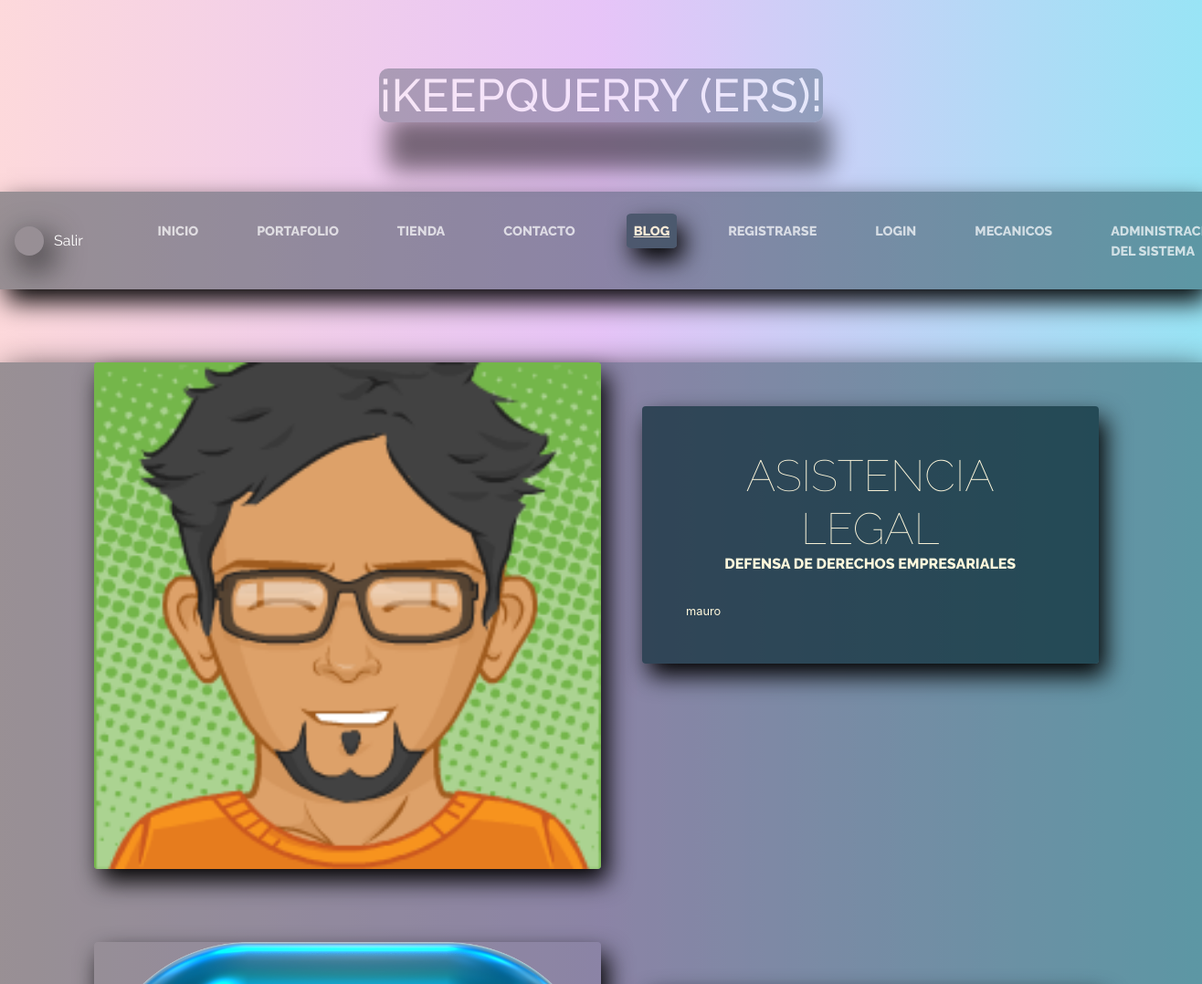
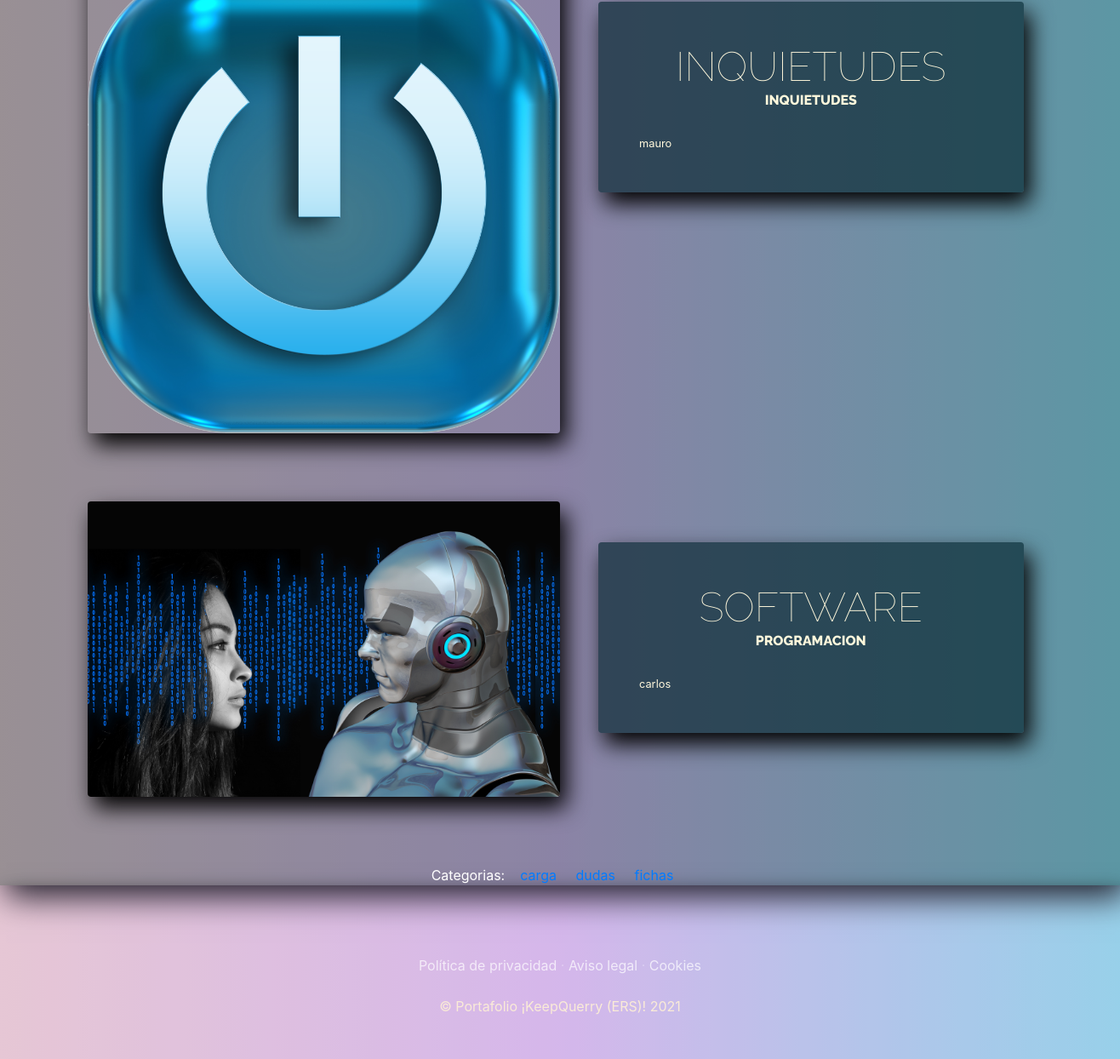
Screenshot of /blog/ with the database file from the repository (2 pictures, top to bottom).
### blog/models.py (models this page shows, shortened)
class Post(models.Model):
    nombre = models.CharField(max_length=250)
    titulo = models.CharField(max_length=50)
    contenido = models.CharField(max_length=50)
    imagen = models.ImageField(upload_to='blog', null=True, blank=True)
    autor = models.ForeignKey(User, on_delete=models.CASCADE)
    categorias = models.ManyToManyField(Categoria)
    created = models.DateTimeField(auto_now_add=True)
    update = models.DateTimeField(auto_now_add=True)
    class Meta:
        verbose_name = 'post'
        verbose_name_plural = 'posts'

class Categoria(models.Model):
    nombre = models.CharField(max_length=250)
    created = models.DateTimeField(auto_now_add=True)
    update = models.DateTimeField(auto_now_add=True)
    class Meta:
        verbose_name = 'categoria'
        verbose_name_plural = 'categorias'

### blog/views.py (the view)
# urls.py: path('', views.Blog, name='blog'),
def Blog(request):
    posts = Post.objects.all()
    return render(request, "blog/blog.html", {'posts': posts})

### carro/context_processor.py (called while the page is built)
def importe_total_carro(request):
    total = 0
    if request.user.is_authenticated:
        if "carro" in request.session.keys():
            for key, value in request.session["carro"].items():
                total=total+float(value["precio"])
    return {"importe_total_carro": total}

### blog/templates/blog/blog.html
{% extends "app/base.html" %}
  {% load static %}
    {% block content %}
   <div style="background-color:  hsla(191, 86%, 9%, 0.400); box-shadow: 7px 13px 37px #000;">
    {% for post in posts %}
    <section class="page-section clearfix">
          <div class="container">
            <div class="intro">
              <img
                class="intro-img img-fluid mb-3 mb-lg-0 rounded"
                src="{{post.imagen.url}}"style="width: 50%"
                alt=""
              />
              <div class="intro-text left-0 text-center bg-faded p-5 rounded">
                <h2 class="section-heading mb-4">
                  <span class="section-heading-lower">{{post.titulo}}</span>
                  <span class="section-heading-upper">{{post.contenido}}</span>
                </h2>
                <div style="text-align: left; font-size: 0.8em;">{{post.autor}}</div>
              </div>
            </div>
          </div>
        </section>
    {% endfor %}
     <section>
       <div style="width: 75%; color: white; margin: auto; text-align: center;">Categorias:&nbsp;&nbsp;&nbsp;
         {% for post in posts %}
         {% for categoria in post.categorias.all %}
         <a href="{% url 'categoria' categoria.id%}">{{categoria.nombre}}</a> &nbsp;&nbsp;&nbsp;
         {% endfor %}
         {% endfor %}
       </div>
     </section>
    </div>
    {% endblock %}

### app/templates/app/base.html (shortened to what this page needs)
<html>
  <head>
    {% load static %}
    <link
      href="{% static 'app/vendor/bootstrap/css/bootstrap.min.css' %}"
      rel="stylesheet"
    />
    <link href="{% static 'app/css/gestion.css' %}" rel="stylesheet" />
  </head>
  <body>
  <div>
    <h1 class="site-heading text-center text-white d-none d-lg-block">
     <span class="site-heading-lower">¡KeepQuerry (ERS)!</span>
    </h1>
   </div>
    <nav class="navbar navbar-expand-lg navbar-dark py-lg-4" id="mainNav">
      <div style="background-image:url(https://m.media-amazon.com/images/G/02/CerberusPrimeVideo-FN38FSBD/adult-1.png)" class="profile-avatar"></div>
        <a href="{% url 'salir' %}"style="color: white;margin-left: 10px"><div>Salir</div></a>
      <div class="container">
        <div class="collapse navbar-collapse" id="navbarResponsive">
          <ul class="navbar-nav mx-auto">
            <li class="nav-item {% if request.path == '/' %}active{% endif %} px-lg-4">
              <a class="nav-link text-uppercase text-expanded" href="{% url 'nuevo' %}"
                >Inicio</a
              >
              </li>
            <li class="nav-item {% if request.path == '/portafolio/' %}active{% endif %} px-lg-4">
              <a
                class="nav-link text-uppercase text-expanded"
                href="{% url 'portafolio' %}"
                >Portafolio</a
              >
            </li>
            <li class="nav-item {% if request.path == '/tienda/' %}active{% endif %} px-lg-4">
              <a
                class="nav-link text-uppercase text-expanded"
                href="{% url 'Tienda' %}"
                >Tienda</a
              >
            </li>
            <li class="nav-item  {% if request.path == '/contacto/' %}active{% endif %} px-lg-4">
              <a
                class="nav-link text-uppercase text-expanded"
                href="{% url 'contacto' %}"
                >Contacto</a
              >
            </li>
            <li class="nav-item {% if request.path == '/blog/' %}active{% endif %} px-lg-4">
              <a class="nav-link text-uppercase text-expanded" href="{% url 'blog' %}"
                >Blog</a
              >
            </li>
            <li class="nav-item {% if request.path == 'perfil/register/' %}active{% endif %} px-lg-4">
              <a
                class="nav-link text-uppercase text-expanded"
                href="{% url 'register' %}"
                >Registrarse</a
              >
            </li>
                <li class="nav-item {% if request.path == 'perfil/login/' %}active{% endif %} px-lg-4">
              <a
                class="nav-link text-uppercase text-expanded"
                href="{% url 'login' %}"
                >Login</a
              >
            </li>
          <li class="nav-item {% if request.path|slice:':8' == 'personas/Inicio/' %}active{% endif %} px-lg-4">
              <a
                class="nav-link text-uppercase text-expanded"
                href="{% url 'Inicio' %}"
                >Mecanicos</a
              >
            </li>
          <li class="nav-item px-lg-4">
              <a
                class="nav-link text-uppercase text-expanded"
                href="admin"
                >Administracion Del Sistema</a
              >
            </li>
          </ul>
        </div>
      </div>
    </nav>
    {% block content %}
    {% endblock %}
    <footer class="footer text-faded text-center py-5">
      <div class="container">
        <p class="m-0 mbt">
          <a href="sample.html" class="link">Política de privacidad</a> ·
          <a href="sample.html" class="link">Aviso legal</a> ·
          <a href="sample.html" class="link">Cookies</a>
        </p>
        <p class="m-0 mbt1">&copy; Portafolio ¡KeepQuerry (ERS)! 2021</p>
      </div>
    </footer>
  </body>
</html>

### app/static/app/css/gestion.css (style rules this page uses)
body { width: 100%; height: 1000px; background: #12c2e9; background: -webkit-linear-gradient( to right, hsla(356, 90%, 64%, 0.219), hsla(280, 78%, 69%, 0.418), hsla(191, 86%, 49%, 0.432) ), url(../img/img-1.jpg); background: linear-gradient( to right, hsla(356, 90%, 64%, 0.219), hsla(280, 78%, 69%, 0.418), hsla(191, 86%, 49%, 0.432) ), url(../img/img17.jpg); background-size: cover; background-attachment: fixed; position: relative; }
.profile-avatar { content: ""; display: inline-block; width: 32px; height: 32px; background-position: 100%; background-repeat: no-repeat; background-size: contain; vertical-align: middle; border-radius: 50%; box-shadow: 7px 13px 37px #000; }
h1, h2, h3, h4, h5, h6 { font-family: "Raleway"; }
p { line-height: 1.75; }
.text-faded { color: rgba(255, 255, 255, 0.3); }
.site-heading { margin-top: 5rem; margin-bottom: 5rem; text-transform: uppercase; line-height: 1; font-family: "Raleway"; }
.site-heading .site-heading-lower { font-size: 50px; color: #fff; opacity: 0.5; background-color: hsla(191, 86%, 9%, 0.552); box-shadow: 9px 53px 27px #000; border-radius: 10px; }
.site-heading .site-heading-lower::before { position: absolute; left: 50%; transform: translate(-50%, -50%); font-size: 50px; text-align: center; letter-spacing: 0.2px; font-weight: 700; text-shadow: 0.1px 0.1px 0.1px #333; transition: 0.3s ease; }
.site-heading .site-heading-lower::after { position: absolute; color: hsla(191, 86%, 9%, 0.652); box-shadow: 7px 13px 37px #000; left: 50%; transform: translate(-50%, -50%) scale(0); font-size: 50px; color: hsla(274, 28%, 80%, 0.9); text-transform: uppercase; letter-spacing: 0.2px; font-weight: 700; text-shadow: 0.1px 0.1px 0.1px #333; transition: 0.2s ease; opacity: 0; color: hsla(191, 86%, 9%, 0.652); box-shadow: 7px 13px 37px #000; }
.page-section { margin-top: 5rem; margin-bottom: 5rem; }
.section-heading { text-transform: uppercase; }
.section-heading .section-heading-upper { display: block; font-size: 1rem; font-weight: 800; padding-bottom: 0.5rem; }
.section-heading .section-heading-lower { display: block; font-size: 3rem; font-weight: 100; }
.bg-faded { background-color: hsla(191, 86%, 49%, 0.432); }
#mainNav { background-color: hsla(191, 86%, 9%, 0.4); font-family: "Raleway"; box-shadow: 7px 13px 27px #000; }
#mainNav .navbar-nav .nav-item .nav-link { color: rgba(255, 255, 255, 0.7); font-weight: 800; }
#mainNav .navbar-nav .nav-item.active .nav-link { color: antiquewhite; text-decoration: underline; background: hsla(191, 86%, 9%, 0.45) !important ; box-shadow: 7px 13px 27px #000; border-radius: 10%; }
@media (min-width: 992px) { #mainNav .navbar-nav .nav-item .nav-link { font-size: 0.9rem; } }
.intro { position: relative; }
@media (min-width: 992px) { .intro .intro-img { width: 75%; float: left; box-shadow: 7px 13px 27px #000; } }
@media (min-width: 992px) { .intro .intro-text { left: 600px; width: 60%; margin-top: 3rem; background-color: hsla(191, 86%, 9%, 0.652); color: cornsilk; position: absolute; box-shadow: 7px 13px 27px #000; } }
@media (min-width: 1200px) { .intro .intro-text { width: 45%; } }
.footer { background-color: hsla(256, 30%, 64%, 0.219); box-shadow: 7px 13px 27px #000; }
.mbt { padding-top: 2rem; }
.mbt1 { padding-top: 1.25rem; color: antiquewhite; }
a.link { color: rgba(255, 255, 255, 0.7); }

### rows the page displays
Post: imagen (picture), titulo "ASISTENCIA LEGAL", contenido "DEFENSA DE DERECHOS EMPRESARIALES", autor "mauro"
Post: imagen (picture), titulo "INQUIETUDES", contenido "INQUIETUDES", autor "mauro"
Post: imagen (picture), titulo "SOFTWARE", contenido "PROGRAMACION", autor "carlos"
Categoria: nombre "carga"
Categoria: nombre "dudas"
Categoria: nombre "fichas"
